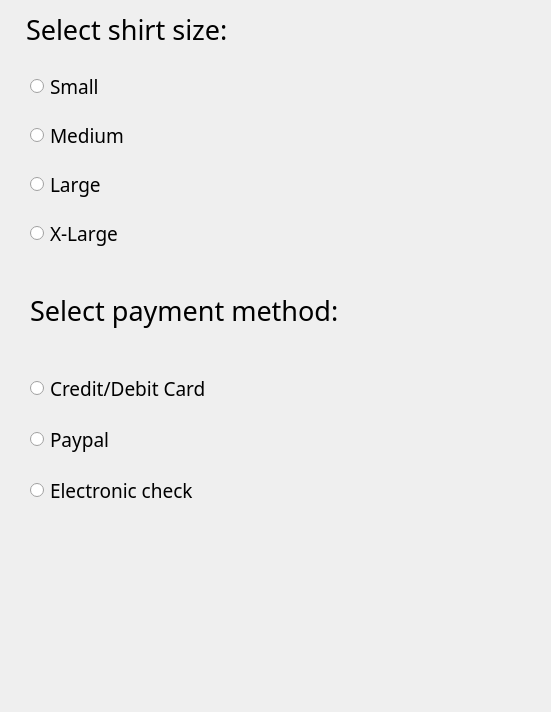
<?xml version="1.0" encoding="UTF-8"?>
<ui version="4.0">
 <class>Dialog</class>
 <widget class="QDialog" name="Dialog">
  <property name="geometry">
   <rect>
    <x>0</x>
    <y>0</y>
    <width>551</width>
    <height>712</height>
   </rect>
  </property>
  <property name="windowTitle">
   <string>Dialog</string>
  </property>
  <widget class="QWidget" name="verticalLayoutWidget">
   <property name="geometry">
    <rect>
     <x>30</x>
     <y>60</y>
     <width>201</width>
     <height>201</height>
    </rect>
   </property>
   <layout class="QVBoxLayout" name="grpSize">
    <item>
     <widget class="QRadioButton" name="radioSmall">
      <property name="font">
       <font>
        <family>Mali</family>
        <pointsize>14</pointsize>
       </font>
      </property>
      <property name="text">
       <string>Small</string>
      </property>
     </widget>
    </item>
    <item>
     <widget class="QRadioButton" name="radioMedium">
      <property name="font">
       <font>
        <family>Mali</family>
        <pointsize>14</pointsize>
       </font>
      </property>
      <property name="text">
       <string>Medium</string>
      </property>
     </widget>
    </item>
    <item>
     <widget class="QRadioButton" name="radioLarge">
      <property name="font">
       <font>
        <family>Mali</family>
        <pointsize>14</pointsize>
       </font>
      </property>
      <property name="text">
       <string>Large</string>
      </property>
     </widget>
    </item>
    <item>
     <widget class="QRadioButton" name="radioXlarge">
      <property name="font">
       <font>
        <family>Mali</family>
        <pointsize>14</pointsize>
       </font>
      </property>
      <property name="text">
       <string>X-Large</string>
      </property>
     </widget>
    </item>
   </layout>
  </widget>
  <widget class="QWidget" name="verticalLayoutWidget_2">
   <property name="geometry">
    <rect>
     <x>30</x>
     <y>360</y>
     <width>211</width>
     <height>161</height>
    </rect>
   </property>
   <layout class="QVBoxLayout" name="grpPayType">
    <item>
     <widget class="QRadioButton" name="radioCard">
      <property name="font">
       <font>
        <family>Mali</family>
        <pointsize>14</pointsize>
       </font>
      </property>
      <property name="text">
       <string>Credit/Debit Card</string>
      </property>
     </widget>
    </item>
    <item>
     <widget class="QRadioButton" name="radioPaypal">
      <property name="font">
       <font>
        <family>Mali</family>
        <pointsize>14</pointsize>
       </font>
      </property>
      <property name="text">
       <string>Paypal</string>
      </property>
     </widget>
    </item>
    <item>
     <widget class="QRadioButton" name="radioECheck">
      <property name="font">
       <font>
        <family>Mali</family>
        <pointsize>14</pointsize>
       </font>
      </property>
      <property name="text">
       <string>Electronic check</string>
      </property>
     </widget>
    </item>
   </layout>
  </widget>
  <widget class="QLabel" name="lblSize">
   <property name="geometry">
    <rect>
     <x>26</x>
     <y>9</y>
     <width>281</width>
     <height>41</height>
    </rect>
   </property>
   <property name="font">
    <font>
     <family>Mali</family>
     <pointsize>20</pointsize>
    </font>
   </property>
   <property name="text">
    <string>Select shirt size:</string>
   </property>
  </widget>
  <widget class="QLabel" name="lblPayType">
   <property name="geometry">
    <rect>
     <x>30</x>
     <y>280</y>
     <width>361</width>
     <height>61</height>
    </rect>
   </property>
   <property name="font">
    <font>
     <family>Mali</family>
     <pointsize>20</pointsize>
    </font>
   </property>
   <property name="text">
    <string>Select payment method:</string>
   </property>
  </widget>
  <widget class="QLabel" name="lblSelected">
   <property name="geometry">
    <rect>
     <x>30</x>
     <y>552</y>
     <width>491</width>
     <height>131</height>
    </rect>
   </property>
   <property name="font">
    <font>
     <family>Mali</family>
     <pointsize>20</pointsize>
    </font>
   </property>
   <property name="text">
    <string/>
   </property>
   <property name="wordWrap">
    <bool>true</bool>
   </property>
  </widget>
 </widget>
 <resources/>
 <connections/>
</ui>
